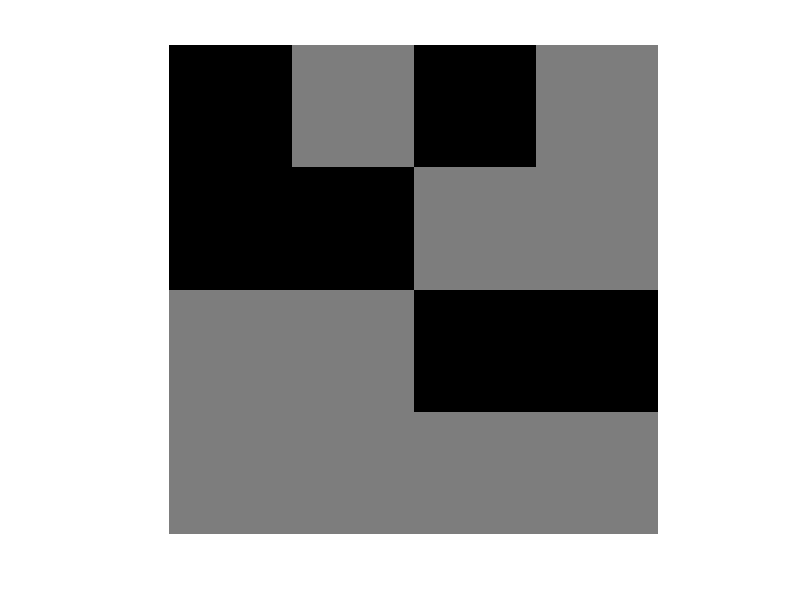
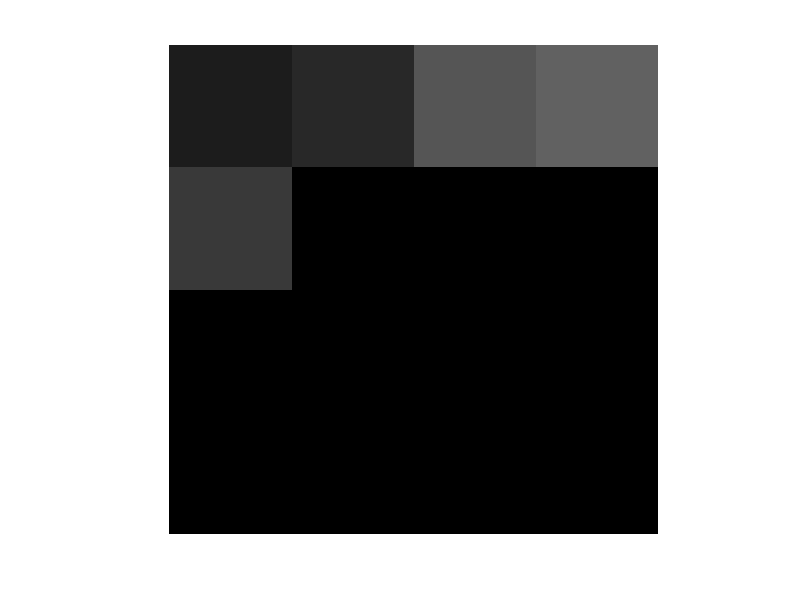

Here is the MATLAB script that generated these plots, in order:
clc;
clear all;
pkg load image;

%***** Construct Image, f(x,y) *************
f_0 = [0 1 0 1;0 0 1 1;1 1 0 0;1 1 1 1]*127;
imshow(uint8(f_0));
%*******************************************

%***** Construct Kernel, k(u,v) ************
k = [1 1 1;1 1 1;1 1 1]*1./9;
display(k)
%*******************************************

%***** Construct Padding, k(u,v) ************
f_P = [0 0 1 0 1 1;...
       0 0 1 0 1 1;...
       0 0 0 1 1 1;...
       1 1 1 0 0 0;...
       1 1 1 1 1 1;...
       1 1 1 1 1 1]*127;
figure;
imshow(uint8(f_P));
%*******************************************

%*************** Define f_s_0 and 1 ********
f_s_0 = f_P(1:3,1:3);
f_s_1 = f_P(1:3,2:4);
f_s_2 = f_P(1:3,3:5);
f_s_3 = f_P(1:3,4:6);
f_s_4 = f_P(2:4,1:3);
%*******************************************

%******* Hadamard Multiply  k*f_s_0 and Sum*
temp_0 = k.*f_s_0;
sum_s_0 = sum(sum(temp_0));

temp_1 = k.*f_s_1;
sum_s_1 = sum(sum(temp_1));

temp_2 = k.*f_s_2;
sum_s_2 = sum(sum(temp_2));

temp_3 = k.*f_s_3;
sum_s_3 = sum(sum(temp_3));

temp_4 = k.*f_s_4;
sum_s_4 = sum(sum(temp_4));
%*******************************************

%************** Replace Pixel for f_s_0 ****
f_1 = zeros(size(f_0,1),size(f_0,2));
f_1(1,1) = sum_s_0;
f_1(1,2) = sum_s_1;
f_1(1,3) = sum_s_2;
f_1(1,4) = sum_s_3;
f_1(2,1) = sum_s_4;
imshow(uint8(f_1));
%*******************************************
